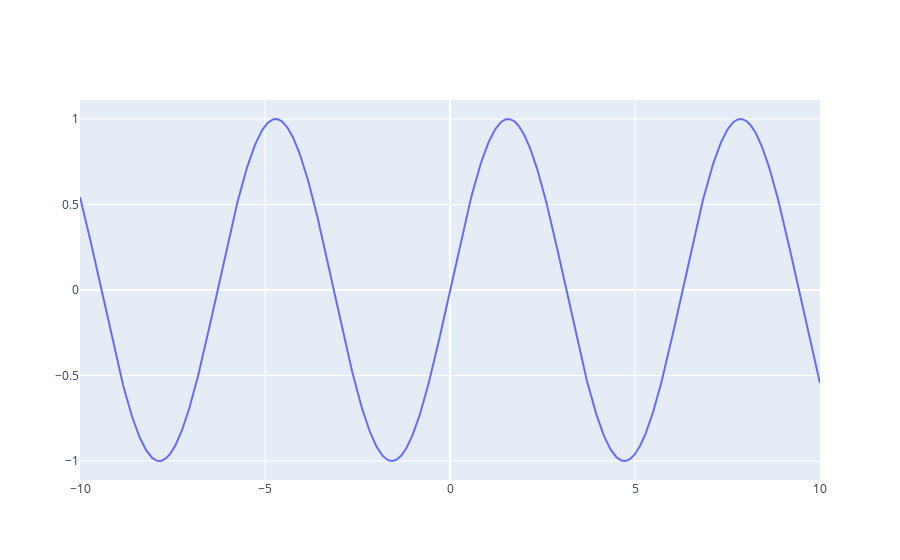

Here is the notebook cell this chart was saved with:
### Code cell
def plot_sin(x_axis_data):
    y = np.sin(x_axis_data)
    fig = go.Figure() #эта переменная fig существует только внутри функции
    fig.add_trace(go.Scatter(x=x, y=y, mode='lines'))
    return fig

fig = plot_sin(np.linspace(-10, 10, 1000)) # эта fig не имеет никакого отношения к предыдущей
fig.show()

### Figure 1 — Plotly figure (JSON) as saved in the notebook; plotly's stock layout.template omitted (floating-point values rounded to 4 significant figures; data arrays with more than 128 entries replaced by an {"elided": "..."} marker saying what was removed)
{"data": [{"mode": "lines", "type": "scatter", "x": {"elided": "1000 float values"}, "y": {"elided": "1000 float values"}}], "layout": {}}
